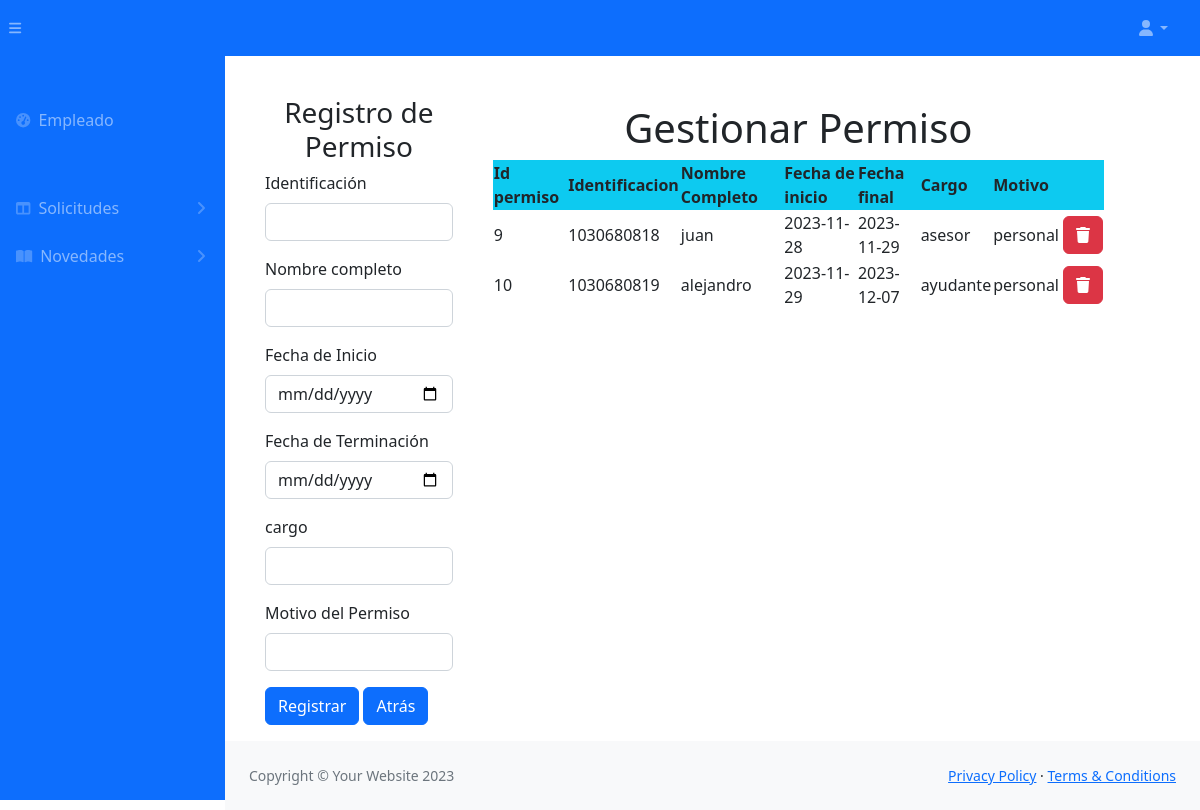
Screenshot of /permiso_e.php (signed in) with the database file from the repository.
### tables this page shows
CREATE TABLE `permiso` (
  `id_permiso` int(11) NOT NULL,
  `identificacion` int(11) NOT NULL,
  `nombre_completo` varchar(50) NOT NULL,
  `fecha_inicio` date NOT NULL,
  `fecha_final` date NOT NULL,
  `hora` datetime NOT NULL,
  `cargo` varchar(20) NOT NULL,
  `motivo` text NOT NULL
);

### permiso_e.php (the view, shortened to what this page needs)
<!DOCTYPE html>
<html lang="es">
    <head>
        <link rel="stylesheet" href="https://stackpath.bootstrapcdn.com/bootstrap/4.3.1/css/bootstrap.min.css">
        <link href="css/styles1.css" rel="stylesheet" />
    </head>
    <body class="sb-nav-fixed">
        <nav class="sb-topnav navbar navbar-expand navbar-dark bg-primary">
            <button class="btn btn-link btn-sm order-1 order-lg-0 me-4 me-lg-0" id="sidebarToggle" href="#!"><i class="fas fa-bars"></i></button>
            <ul class="navbar-nav ms-auto ms-md-0 me-3 me-lg-4">
                <li class="nav-item dropdown">
                    <a class="nav-link dropdown-toggle" id="navbarDropdown" href="#" role="button" data-bs-toggle="dropdown" aria-expanded="false"><i class="fas fa-user fa-fw"></i></a>
                </li>
            </ul>
        </nav>
        <div id="layoutSidenav">
            <div id="layoutSidenav_nav">
                <nav class="sb-sidenav accordion sb-sidenav-dark bg-primary" id="sidenavAccordion">
                    <div class="sb-sidenav-menu">
                        <div class="nav">
                            <div class="sb-sidenav-menu-heading "></div>
                            <a class="nav-link" href="empleado.php">
                                <div class="sb-nav-link-icon"><i class="fas fa-tachometer-alt"></i></div>
                                Empleado
                            </a>
                            <div class="sb-sidenav-menu-heading"></div>
                            <a class="nav-link collapsed" href="#" data-bs-toggle="collapse" data-bs-target="#collapseLayouts" aria-expanded="false" aria-controls="collapseLayouts">
                                <div class="sb-nav-link-icon"><i class="fas fa-columns"></i></div>
                                Solicitudes
                                <div class="sb-sidenav-collapse-arrow"><i class="fas fa-angle-down"></i></div>
                            </a>
                            <a class="nav-link collapsed" href="#" data-bs-toggle="collapse" data-bs-target="#collapsePages" aria-expanded="false" aria-controls="collapsePages">
                                <div class="sb-nav-link-icon"><i class="fas fa-book-open"></i></div>
                                Novedades
                                <div class="sb-sidenav-collapse-arrow"><i class="fas fa-angle-down"></i></div>
                            </a>
                            </div>
                    </nav>
                </div>
                <div id="layoutSidenav_content">
                    <main>
                        <div class="container-fluid px-4">
                            <div class="container-fluid row">
    <div class="container-fluid row">
    <div class="col-3 p-3 ">
    <form id="rempleados" class="needs-validation" method="POST" novalidate>
        <h3 class="text-center text-secundary ">Registro de Permiso</h3>
<div class="mb-3">
    <label for="ident" class="form-label">Identificación</label>
    <input type="text" class="form-control" id="id_per" pattern="[0-9]{1,10}" name="identificacion" value="" required>
</div>
<div class="mb-3">
    <label for="nombre" class="form-label">Nombre completo</label>
    <input type="text" class="form-control" id="name" pattern="^[a-zA-Z\s]+$" name="nombre_completo" required>
  </div>
  <div class=" mb-3">
    <label for="fechaini" class="form-label">Fecha de Inicio</label>
    <input type="date" class="form-control" id="fi" name="fecha_inicio" required>
  </div>
  <div class="mb-3">
    <label for="fechafin" class="form-label">Fecha de Terminación</label>
    <input type="date" class="form-control" id="ff"  name="fecha_final" required>
  </div>
  <div class="mb-3">
    <label for="motivo" class="form-label">cargo</label>
    <input type="text" class="form-control" id="cargo"  name="cargo" required>
  </div>
  <div class="mb-3">
    <label for="motivo" class="form-label">Motivo del Permiso</label>
    <input type="text" class="form-control" id="motivo"  name="motivo" required>
  </div>
  <button type="submit" class="btn btn-primary" name="btnregistrarp" value="ok">Registrar</button>
  <a class="btn btn-primary" href="empleado.php" role="button">Atrás</a>
  </form>
    </div>
<div class=" col-9 p-4">
<table  class="display nowrap" style="width:100%"  id="">
  <thead class="bg-info bg-info">
  <h1 class="text-center">Gestionar Permiso</h1>
    <tr>
      <th scope="col">Id permiso</th>
      <th scope="col">Identificacion</th>
      <th scope="col">Nombre Completo</th>
      <th scope="col">Fecha de inicio</th>
      <th scope="col">Fecha final</th>
      <th scope="col">Cargo</th>
      <th scope="col">Motivo</th>
      <th scope="col"></th>
      <th scope="col"></th>
    </tr>
  </thead>
  <tbody>
    <?php
    include "conexion.php";
    $sql=$conexion->query(" select * from permiso ");
    while($datos = $sql->fetch_object()) { ?>
     <tr>
      <td><?=$datos->id_permiso?></td>
      <td><?=$datos->identificacion?></td>
      <td><?=$datos->nombre_completo?></td>
      <td><?=$datos->fecha_inicio?></td>
      <td><?=$datos->fecha_final?></td>
      <td><?=$datos->cargo?></td>
      <td><?=$datos->motivo?></td>
      <td>
        <td><a onclick="return eliminar()" href="permiso_e.php?id_permiso=<?= $datos->id_permiso?>" class="btn btn-small btn-danger"><i class="fa-solid fa-trash"></i></a>
        </td>
    </tr>
    <?php }
    ?>
</tbody>
</table>
</div>
</div>
</main>
<footer class="py-4 bg-light mt-auto">
                    <div class="container-fluid px-4">
                        <div class="d-flex align-items-center justify-content-between small">
                            <div class="text-muted">Copyright &copy; Your Website 2023</div>
                            <div>
                                <a href="#">Privacy Policy</a>
                                &middot;
                                <a href="#">Terms &amp; Conditions</a>
                            </div>
                        </div>
                    </div>
                </footer>
            </div>
        </div>
  </body>
</html>

### rows the page displays
permiso: id_permiso "9", identificacion "1030680818", nombre_completo "juan", fecha_inicio "2023-11-28", fecha_final "2023-11-29", cargo "asesor", motivo "personal"
permiso: id_permiso "10", identificacion "1030680819", nombre_completo "alejandro", fecha_inicio "2023-11-29", fecha_final "2023-12-07", cargo "ayudante", motivo "personal"
